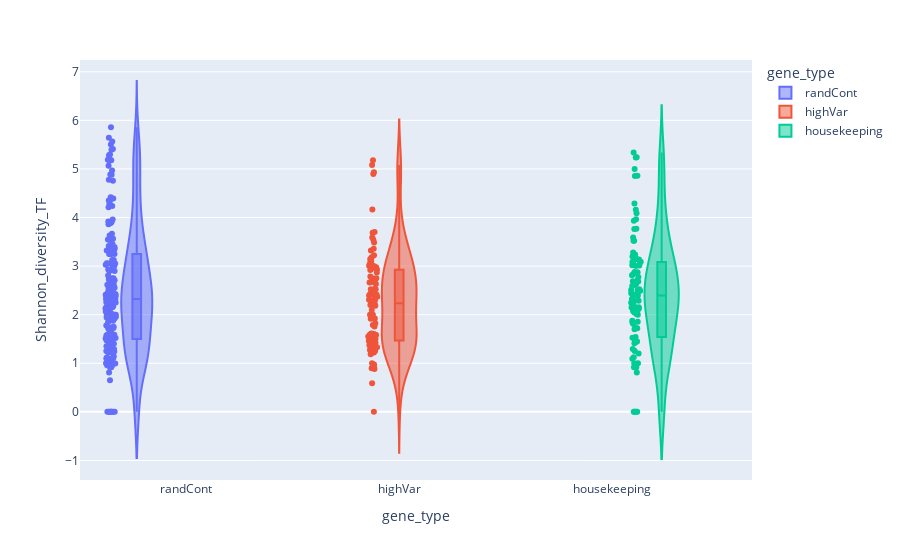

Notebook cell for this chart:
### Code cell
fig = px.violin(merged, x="gene_type", y="Shannon_diversity_TF", box=True, color="gene_type", # draw box plot inside the violin
                points='all', # can be 'outliers', or False
               )
plotly.offline.plot(fig, filename='../../example_figure.html', auto_open=False)
fig.show()

### Figure 1 — Plotly figure (JSON) as saved in the notebook; plotly's stock layout.template omitted (floating-point values rounded to 4 significant figures; data arrays with more than 128 entries replaced by an {"elided": "..."} marker saying what was removed)
{"data": [{"alignmentgroup": "True", "box": {"visible": true}, "hoverlabel": {"namelength": 0}, "hovertemplate": "gene_type=%{x}<br>Shannon_diversity_TF=%{y}", "legendgroup": "randCont", "marker": {"color": "#636efa"}, "name": "randCont", "offsetgroup": "randCont", "orientation": "v", "points": "all", "scalegroup": "True", "showlegend": true, "type": "violin", "x": {"elided": "202 str values"}, "x0": " ", "xaxis": "x", "y": {"elided": "202 float values"}, "y0": " ", "yaxis": "y"}, {"alignmentgroup": "True", "box": {"visible": true}, "hoverlabel": {"namelength": 0}, "hovertemplate": "gene_type=%{x}<br>Shannon_diversity_TF=%{y}", "legendgroup": "highVar", "marker": {"color": "#EF553B"}, "name": "highVar", "offsetgroup": "highVar", "orientation": "v", "points": "all", "scalegroup": "True", "showlegend": true, "type": "violin", "x": ["highVar", "highVar", "highVar", "highVar", "highVar", "highVar", "highVar", "highVar", "highVar", "highVar", "highVar", "highVar", "highVar", "highVar", "highVar", "highVar", "highVar", "highVar", "highVar", "highVar", "highVar", "highVar", "highVar", "highVar", "highVar", "highVar", "highVar", "highVar", "highVar", "highVar", "highVar", "highVar", "highVar", "highVar", "highVar", "highVar", "highVar", "highVar", "highVar", "highVar", "highVar", "highVar", "highVar", "highVar", "highVar", "highVar", "highVar", "highVar", "highVar", "highVar", "highVar", "highVar", "highVar", "highVar", "highVar", "highVar", "highVar", "highVar", "highVar", "highVar", "highVar", "highVar", "highVar", "highVar", "highVar", "highVar", "highVar", "highVar", "highVar", "highVar", "highVar", "highVar", "highVar", "highVar", "highVar", "highVar", "highVar", "highVar", "highVar", "highVar", "highVar", "highVar", "highVar", "highVar", "highVar", "highVar", "highVar", "highVar", "highVar", "highVar", "highVar", "highVar", "highVar", "highVar", "highVar", "highVar", "highVar", "highVar", "highVar"], "x0": " ", "xaxis": "x", "y": [3.147, 2.75, 4.932, 1.469, 3.007, 2.743, 2.709, 1.822, 1.424, 2.522, 3.043, 2, 5.178, 0, 2.94, 1.329, 5.079, 0.9183, 1.187, 1.436, 1.522, 0.9766, 2.37, 0.8813, 3.322, 2.221, 1.425, 1.472, 0.9183, 2.419, 2.725, 1.252, 1.373, 1.585, 1.582, 1.922, 4.165, 3.181, 3.54, 2.918, 1.459, 2.197, 2.3, 1.273, 3, 4.895, 3.098, 1.789, 2.186, 1.221, 1.914, 1.349, 3.7, 2.197, 2.482, 1.609, 3.689, 1.585, 1.756, 2.099, 2.296, 2.238, 3.36, 2.977, 3.008, 2.31, 0.5917, 0.8997, 3.589, 2.394, 1.272, 1.549, 2, 2.529, 2.87, 2.634, 3.225, 0.9403, 3.485, 2.419, 1.5, 2.787, 2, 2.468, 1.5, 1, 2.669, 1.37, 1.459, 3.103, 2.418, 1.245, 2.997, 2.386, 1.603, 1.614, 2.663, 2.524, 2.928], "y0": " ", "yaxis": "y"}, {"alignmentgroup": "True", "box": {"visible": true}, "hoverlabel": {"namelength": 0}, "hovertemplate": "gene_type=%{x}<br>Shannon_diversity_TF=%{y}", "legendgroup": "housekeeping", "marker": {"color": "#00cc96"}, "name": "housekeeping", "offsetgroup": "housekeeping", "orientation": "v", "points": "all", "scalegroup": "True", "showlegend": true, "type": "violin", "x": ["housekeeping", "housekeeping", "housekeeping", "housekeeping", "housekeeping", "housekeeping", "housekeeping", "housekeeping", "housekeeping", "housekeeping", "housekeeping", "housekeeping", "housekeeping", "housekeeping", "housekeeping", "housekeeping", "housekeeping", "housekeeping", "housekeeping", "housekeeping", "housekeeping", "housekeeping", "housekeeping", "housekeeping", "housekeeping", "housekeeping", "housekeeping", "housekeeping", "housekeeping", "housekeeping", "housekeeping", "housekeeping", "housekeeping", "housekeeping", "housekeeping", "housekeeping", "housekeeping", "housekeeping", "housekeeping", "housekeeping", "housekeeping", "housekeeping", "housekeeping", "housekeeping", "housekeeping", "housekeeping", "housekeeping", "housekeeping", "housekeeping", "housekeeping", "housekeeping", "housekeeping", "housekeeping", "housekeeping", "housekeeping", "housekeeping", "housekeeping", "housekeeping", "housekeeping", "housekeeping", "housekeeping", "housekeeping", "housekeeping", "housekeeping", "housekeeping", "housekeeping", "housekeeping", "housekeeping", "housekeeping", "housekeeping", "housekeeping", "housekeeping", "housekeeping", "housekeeping", "housekeeping", "housekeeping", "housekeeping", "housekeeping", "housekeeping", "housekeeping", "housekeeping", "housekeeping", "housekeeping", "housekeeping", "housekeeping", "housekeeping", "housekeeping", "housekeeping", "housekeeping", "housekeeping", "housekeeping", "housekeeping", "housekeeping", "housekeeping", "housekeeping", "housekeeping", "housekeeping", "housekeeping"], "x0": " ", "xaxis": "x", "y": [3.764, 0, 3.094, 5.0, 2.873, 3.523, 0, 2.439, 1.875, 1.832, 1.5, 2.778, 2.418, 2.281, 0.9183, 1.437, 1, 1.202, 1.124, 2.322, 3.522, 3.767, 2.813, 1, 0, 2.689, 2.509, 5.243, 2.881, 2.705, 2.046, 3.135, 1.734, 3, 2.147, 0.9183, 0, 3.017, 2.524, 2.835, 2.43, 2.079, 3.014, 4.29, 2.685, 2.015, 5.34, 3.09, 0.8113, 4.161, 3.239, 4.86, 1.252, 2.156, 1.854, 1.447, 2.122, 4.853, 5.238, 1.092, 1.449, 2.495, 3.199, 2.154, 3.144, 2.292, 0, 1.542, 3.075, 1.7, 3.588, 1.296, 3.932, 1.525, 0.9183, 2.245, 2.637, 2.611, 2.2, 3.278, 2.588, 2, 1.806, 2.289, 3.964, 2.399, 0.9183, 2.126, 2.076, 2.503, 1.722, 3.087, 1.414, 2.632, 0.9887, 3.182, 4.088, 2.39], "y0": " ", "yaxis": "y"}], "layout": {"autosize": true, "legend": {"title": {"text": "gene_type"}, "tracegroupgap": 0}, "margin": {"t": 60}, "violinmode": "group", "xaxis": {"anchor": "y", "autorange": true, "categoryarray": ["randCont", "highVar", "housekeeping"], "categoryorder": "array", "domain": [0, 1], "range": [-0.5, 2.658], "title": {"text": "gene_type"}, "type": "category"}, "yaxis": {"anchor": "x", "autorange": true, "domain": [0, 1], "range": [-1.402, 7.242], "title": {"text": "Shannon_diversity_TF"}, "type": "linear"}}}
